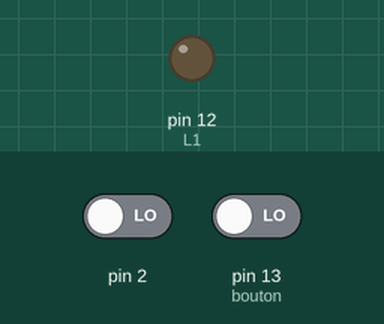
Simulated run of this sketch. Board: Arduino Uno, built with avr-gcc and run on an emulated ATmega328P. Parts: output pins drawn as LEDs (lit = HIGH). Inputs (shaded band) come from the test bench; at power-on: pin 13 (bouton) LOW, pin 2 LOW.

Above: at 1.2 s.
1.3 s: pin 13 (bouton) driven HIGH
At 1.8 s:
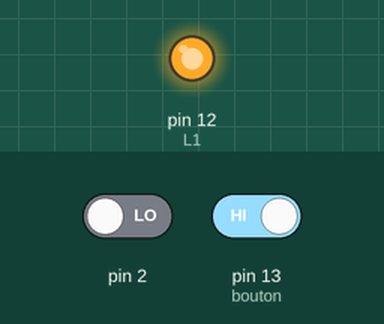
2.8 s: pin 13 (bouton) driven LOW
At 4.2 s:
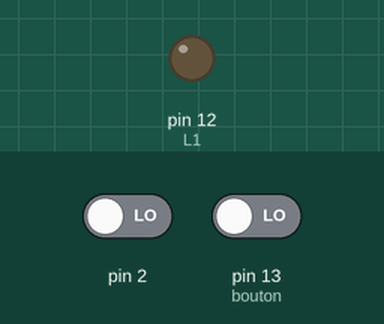
Timing chart, 0 to 5.8 s (numbered marks = the images above; inputs shaded):
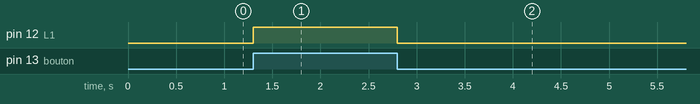

Measured:
- after the input at 1.3 s, pin 12 (L1): LOW → HIGH at once
- after the input at 2.8 s, pin 12 (L1): HIGH → LOW at once

The sketch:

sketch_mar23a.ino.ino.ino
```cpp
  const int bouton=13;
  const int L1=12;
  //const int broche2=12;
int etat;

 void setup() {
  // put your setup code here, to run once:
 pinMode(bouton,INPUT);
 pinMode(L1, OUTPUT);
 etat=HIGH;

}

void loop() { attachInterrupt(0,Allume,CHANGE);
 /* boolean i=0;
  i!=i;
  go(var,var1);*/
etat=digitalRead(bouton);
  if(etat==HIGH){
    digitalWrite(L1,HIGH);
  }
  else{
    digitalWrite(L1,LOW);
  }
  /* digitalWrite(broche2,HIGH);// On eteint la LED
  delay(1000); // On attends 1000ms donc 1s
  digitalWrite(broche2,LOW);// On allume la LED
  delay(5000);*/
}/*
void go(int a, int b){
  a=a+b;
  b=a-b;
  for(int i;i<a; i++){
    b--;
    if(b==0){
      a++;
    }
  }
}
*/
void Allume(){
  digitalWrite(13,HIGH);
  delay(1000);
  digitalWrite(13,LOW);
  }
```
